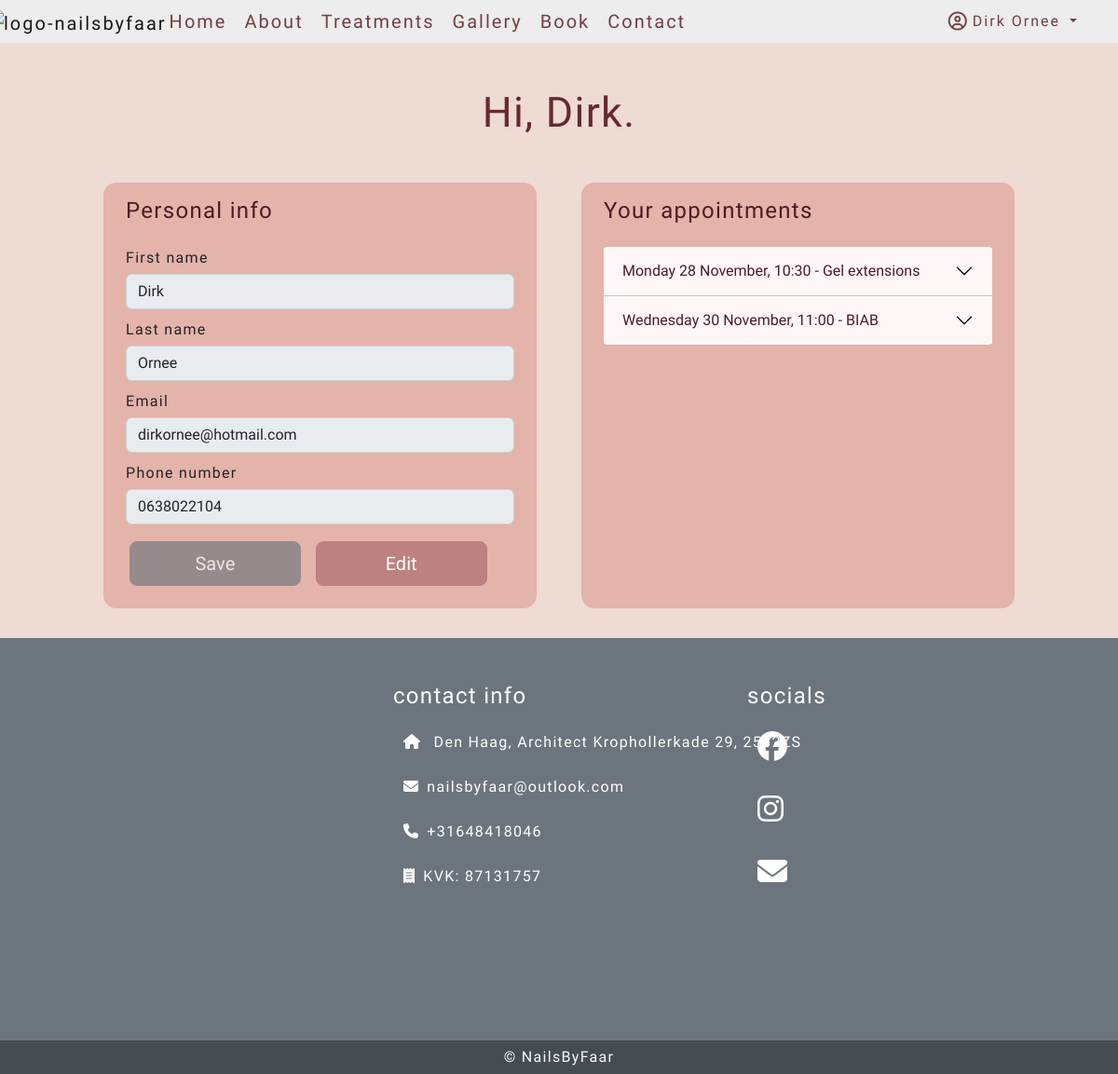
The app's page /user/dashboard (signed in), older data.
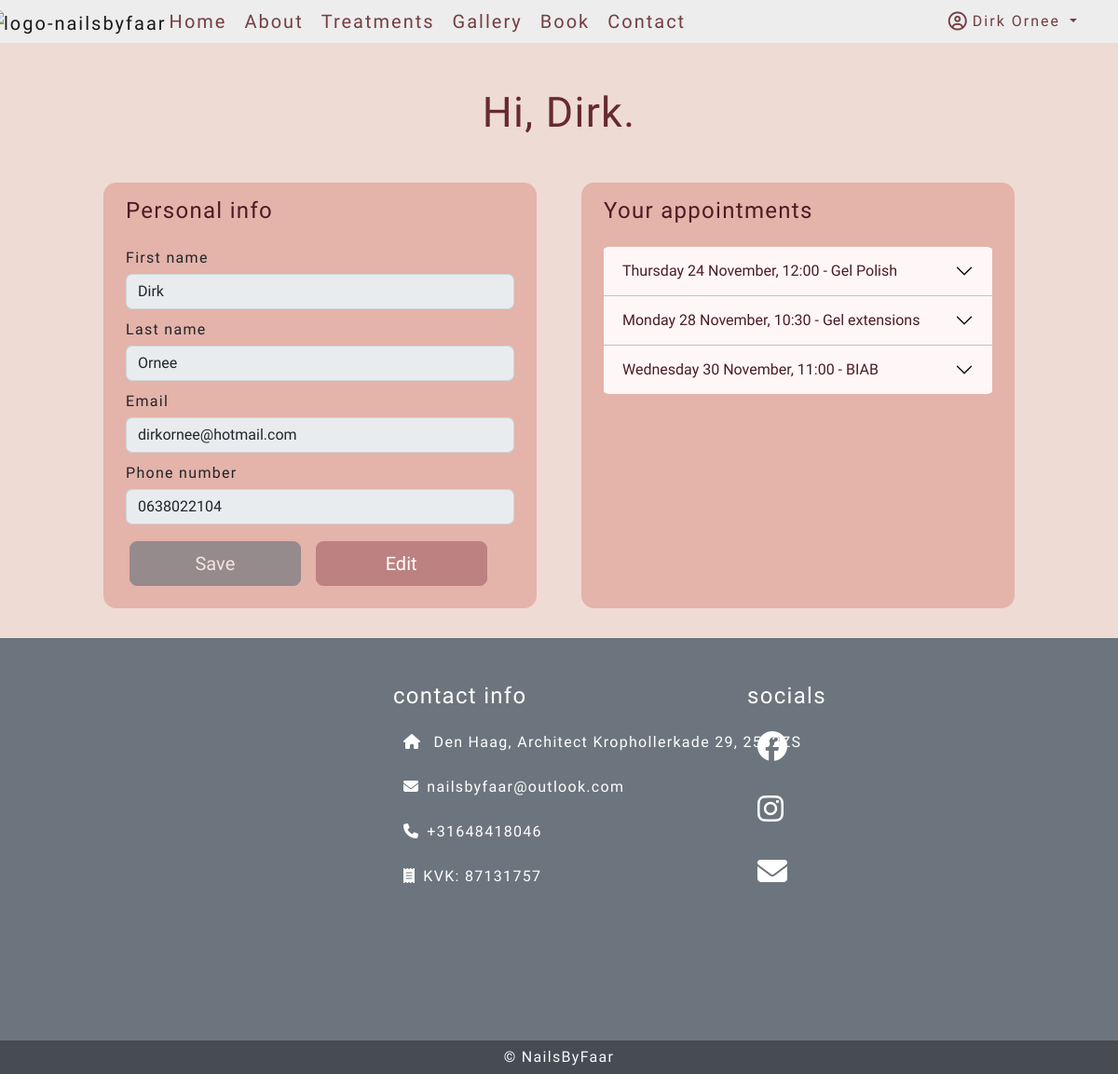
The same page, newer data.
### users/models.py (models this page shows, shortened)
class User(AbstractBaseUser, PermissionsMixin):
    email = models.EmailField(max_length=254, unique=True)
    first_name = models.CharField(max_length=254, null=True, blank=True)
    last_name = models.CharField(max_length=254, null=True, blank=True)
    phone_number = models.CharField(max_length=16, null=True, blank=True)
    is_staff = models.BooleanField(default=False)
    is_superuser = models.BooleanField(default=False)
    is_active = models.BooleanField(default=True)
    last_login = models.DateTimeField(null=True, blank=True)
    date_joined = models.DateTimeField(default=timezone.now)
    USERNAME_FIELD = 'email'
    EMAIL_FIELD = 'email'
    REQUIRED_FIELDS = []
    objects = UserManager()

### salon/models.py (models this page shows, shortened)
class Appointment(models.Model):
    user = models.ForeignKey(
        User,
        related_name="user",
        on_delete=models.PROTECT,
        null=True,
        blank=True
        )
    email = models.EmailField(max_length=254, blank=True, null=True)
    first_name = models.CharField(max_length=254, null=True, blank=True)
    last_name = models.CharField(max_length=254, null=True, blank=True)
    phone_number = models.CharField(max_length=16, null=True, blank=True)
    treatment_name = models.ForeignKey(
        Treatment,
        related_name="treatment_name",
        on_delete=models.PROTECT,
        null=True
        )
    date_time = models.DateTimeField()

class Treatment(models.Model):
    appointment_type = models.CharField(max_length=150)
    title = models.CharField(max_length=150, unique=True)
    description = models.TextField()
    short_description = models.CharField(max_length=225)
    image = CloudinaryField('image', default='placeholder')
    price = models.DecimalField(max_digits=10, decimal_places=2)
    duration = models.DecimalField(max_digits=3, decimal_places=0)
    display = models.BooleanField(default=False)
    active = models.BooleanField(default=False)

### users/views.py (the view, shortened to what this page needs)
# urls.py: path('dashboard', views.Dashboard.as_view(), name="dashboard"),
class Dashboard(View):
    def get(self, request):
        user_dict = {}
        if request.user.is_authenticated:
            user_dict = {
                'email': request.user.email,
                'first_name': request.user.first_name,
                'last_name': request.user.last_name,
                'phone_number': request.user.phone_number
                }
        else:
            return HttpResponseRedirect(reverse("account_login"))
        user_form = EditUserForm(initial=user_dict)
        yesterday = datetime.today() - timedelta(days=1)
        appointment_queryset_1 = Appointment.objects.filter(
            date_time__gt=yesterday).filter(
                user__email=request.user.email).order_by(
                    "date_time").values()
        appointment_queryset_2 = Appointment.objects.filter(
            date_time__gt=yesterday).filter(
                email=request.user.email).order_by(
                    "date_time").values()
        appointment_queryset = list(appointment_queryset_1 | appointment_queryset_2)
        for dict in appointment_queryset:
            date = dict["date_time"]
            check_date = datetime.now() + timedelta(days=2)
            if date <= check_date:
                dict["not_cancellable"] = True
            dict["date_time_short"] = dict["date_time"].strftime("%A %d %B, %H:%M")
            dict["date_time"] = dict["date_time"].strftime("%A %d %B %Y, %H:%M")
            dict["duration"] = int(Treatment.objects.get(id=dict['treatment_name_id']).duration)
            dict["treatment_name"] = Treatment.objects.get(id=dict['treatment_name_id']).title
        context = {"user_form": user_form, "appointments": appointment_queryset}
        return render(request, "user-dashboard.html", context=context)

### users/forms.py
class EditUserForm(forms.ModelForm):
    def __init__(self, *args, **kwargs):
        super(EditUserForm, self).__init__(*args, **kwargs)
        for fieldname, field in self.fields.items():
            field.widget.attrs.update({
            'class': 'custom-form-field'
        })
    class Meta:
        model = User
        fields = ('first_name', 'last_name', 'email', 'phone_number')

### templates/user-dashboard.html (shortened to what this page needs)
{% extends "base.html" %}
{% load static %}
{% load crispy_forms_tags %}
{% block content %}
<div class="container mt-md-5 my-2">
    <div class="row mx-auto w-100 justify-content-center">
        <div class="text-center mb-3">
            <h2>Hi, {{ request.user.first_name}}.</h2>
        </div>
        <div class="col-md-5 m-4 py-3 px-md-4 h-100 user-data-box">
            <h4>Personal info</h4>
            <form method="POST" class="mt-4" id="user-data-form">
                {{ user_form | crispy }}
                <div class="row">
                    <button type="submit" class="btn btn-secondary btn-card btn-lg col-5 disabled my-2 ms-3"
                        id="save-user-data">Save</button>
                    <button type="button" onClick="editUserData()"
                        class="btn btn-secondary btn-card btn-lg col-5 my-2 ms-3" id="edit-user-data">Edit</button>
                </div>
            </form>
        </div>
        <div class="col-md-5 m-4 py-3 px-md-4 user-data-box">
            <h4>Your appointments</h4>
            <div class="mt-4 accordion accordion-flush" id="accordionFlushAppointment">
                {% for appointment in appointments %}
                <div class="accordion-item">
                    <h5 class="accordion-header" id="flush-heading-{{ forloop.counter }}">
                        <button class="accordion-button collapsed" type="button" data-bs-toggle="collapse"
                            data-bs-target="#flush-collapse-{{ forloop.counter }}" aria-expanded="false"
                            aria-controls="flush-collapse-{{ forloop.counter }}">
                            {{ appointment.date_time_short }} - {{ appointment.treatment_name }}
                        </button>
                    </h5>
                </div>
                {% endfor %}
            </div>
        </div>
    </div>
</div>
{% endblock %}

### templates/base.html (shortened to what this page needs)
{% load static %}
{% load cloudinary %}
<!DOCTYPE html>
<html lang="en">
<head>
    <link href="https://cdn.jsdelivr.net/npm/bootstrap@5.2.1/dist/css/bootstrap.min.css" rel="stylesheet"
>
    <link rel="stylesheet" href="{% static 'css/style.css' %}">
</head>
<body class="d-flex flex-column min-vh-100">
    <header>
        {% if not is_home %}
        <nav class="navbar navbar-expand-md navbar-color navbar-background">
            {% else %}
            <nav class="navbar navbar-expand-md navbar-color">
                {% endif %}
                <div class="container-fluid">
                    <a href="{% url 'home' %}" class="navbar-brand"><img
                            src="https://res.cloudinary.com/dirkornee/image/upload/v1666360592/logo-no-background_thicker_s1qwll.png"
                            alt="logo-nailsbyfaar" style="height: 130px; margin: -24px;"></a>
                    <div class="collapse navbar-collapse" id="navbarSupportedContent">
                        <ul class="navbar-nav me-auto mb-2 mb-lg-0">
                            <li class="nav-item">
                                <a href="{% url 'home' %}" class="nav-link fs-5">Home</a>
                            </li>
                            <li class="nav-item">
                                <a href="{% url 'about' %}" class="nav-link fs-5">About</a>
                            </li>
                            <li class="nav-item">
                                <a href="{% url 'treatments' %}" class="nav-link fs-5">Treatments</a>
                            </li>
                            <li class="nav-item">
                                <a href="{% url 'gallery' %}" class="nav-link fs-5">Gallery</a>
                            </li>
                            <li class="nav-item">
                                <a href="{% url 'book' %}" class="nav-link fs-5">Book</a>
                            </li>
                            <li class="nav-item">
                                <a href="{% url 'contact' %}" class="nav-link fs-5">Contact</a>
                            </li>
                        </ul>
                        <ul class="navbar-nav ms-auto mb-2 mb-lg-0">
                            {% if request.user.is_authenticated %}
                            <li class="nav-item dropdown me-4">
                                <a class="nav-link dropdown-toggle" href="#" role="button" data-bs-toggle="dropdown"
                                    aria-expanded="false">
                                    <i class="far fa-user-circle fa-lg me-1"></i>{{ user.first_name }}
                                    {{user.last_name}}
                                </a>
                            </li>
                            {% else %}
                            <li class="na-item">
                                <a href="{% url 'account_login' %}"
                                    class="nav-link fs-5 btn btn-outline-primary btn-login" id="btn-login">Login</a>
                            </li>
                            {% endif %}
                        </ul>
                    </div>
                </div>
            </nav>
    </header>
    <main>
        {% block content %}
        {% endblock content %}
    </main>
    <footer class="text-white text-center text-lg-start bg-secondary mt-auto">
        <div class="container pt-5">
            <div class="row">
                <div class="col-lg-4 mb-4">
                    <div id="map"></div>
                </div>
                <div class="col-lg-4 mb-4">
                    <h4 class="mb-4 text-white">contact info</h4>
                    <ul class="fa-ul">
                        <li class="fa-li mb-4 text-nowrap">
                            <span><i class="fas fa-home"></i>
                            </span><span class="ms-2">Den
                                Haag, Architect Krophollerkade 29,
                                2552ZS</span>
                        </li>
                        <li class="fa-li mb-4 text-nowrap">
                            <span><i class="fas fa-envelope"></i></span><span
                                class="ms-2">nailsbyfaar@outlook.com</span>
                        </li>
                        <li class="fa-li mb-4 text-nowrap">
                            <span><i class="fas fa-phone"></i></span><span class="ms-2">+31648418046</span>
                        </li>
                        <li class="fa-li mb-4 text-nowrap">
                            <span><i class="fas fa-receipt"></i></span><span class="ms-2">KVK: 87131757</span>
                        </li>
                    </ul>
                </div>
                <div class="col-lg-4 mb-4">
                    <h4 class="mb-4 text-white">socials</h4>
                    <ul class="fa-ul">
                        <li class="fa-li mb-4 pb-2 footer-social-icon">
                            <span class="text-nowrap"><i class="fa-brands fa-facebook fa-2x"></i>
                            </span>
                        </li>
                        <li class="fa-li mb-4 pb-2 footer-social-icon">
                            <span class="text-nowrap"><i class="fa-brands fa-instagram fa-2x"></i></span>
                        </li>
                        <li class="fa-li mb-4 pb-2 footer-social-icon">
                            <span class="text-nowrap"><i class="fa-solid fa-envelope fa-2x"></i></span>
                        </li>
                    </ul>
                </div>
            </div>
        </div>
        <div class="container" style="max-width: 100%;">
            <div class="row bg-dark" style="--bs-bg-opacity: .50">
                <div class="col-12 text-center">
                    <p class="mb-0 p-1 text-light">&copy; NailsByFaar</p>
                </div>
            </div>
        </div>
    </footer>
</body>
</html>

### static/css/style.css (style rules this page uses)
body { background-color: rgba(224, 189, 177, 0.54); font-family: 'Ubuntu', sans-serif; letter-spacing: 1.3px; font-weight: 300; }
p { line-height: 28px; color: rgb(115, 115, 115); font-weight: 400; }
h2 { font-size: 2.8rem; color: #672a2e; }
h4 { color: #4b1c24; }
h5 { color: #4b1c24; }
a { color: #BC8180; }
ul li { margin-left: 3px !important; }
.navbar { padding: 0; letter-spacing: 2px; font-weight: 300; }
.navbar-color { --bs-navbar-color: #672a2ee6; --bs-navbar-hover-color: #a17772; }
.navbar-background { background-color: #ededed; }
div#map { min-height: 360px; }
* { box-sizing: border-box; margin: 0; padding: 0; }
.fa-ul { margin-left: 2rem; }
.btn-card { --bs-btn-bg: #BC8180; --bs-btn-border-color: #BC8180; --bs-btn-hover-bg: #A17772; --bs-btn-hover-border-color: #A17772; --bs-btn-active-bg: #672A2E; --bs-btn-active-border-color: #672A2E; }
.custom-form-field { margin-top: 5px; margin-bottom: 10px; }
.user-data-box { background: #e4b3aa; border-radius: 3%; }
#accordionFlushAppointment { overflow: hidden; border-radius: 2%; --bs-accordion-bg: #fff7f7; --bs-accordion-border-color: #c2c2c2; --bs-accordion-btn-color: unset; --bs-accordion-active-bg: #bc8180; --bs-accordion-active-color: white; }

Row changes from the older to the newer data that the page shows:
added Appointment: date_time_short "Thursday 24 November, 12:00", treatment_name "Gel Polish"
